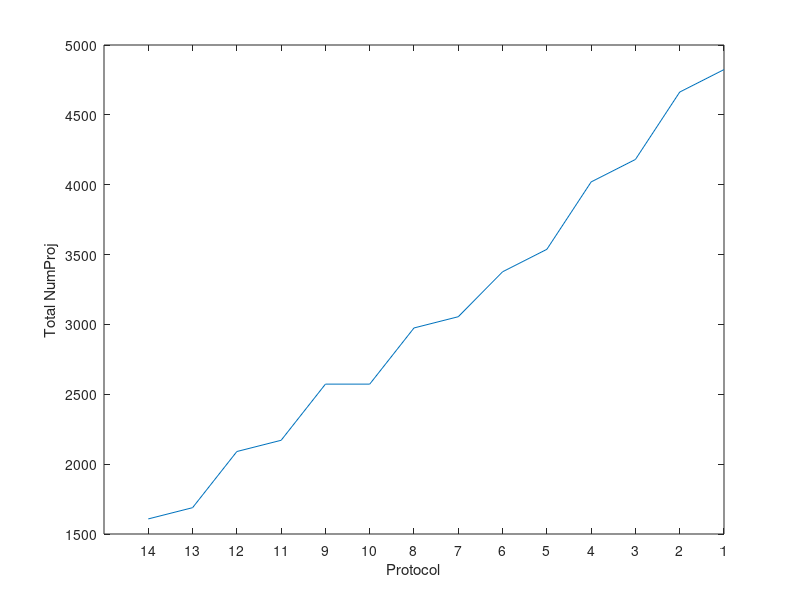

Recreate this plot in MATLAB.
%% takes [NumProj NumProj NumProj] as input and calculates the necessary
%% protocols defined by the user, ranging from MaxQ to MinQ

%% 16.12.2008 - first version
%% 17.12.2008 - sorting now works, groundwork for 5 & 7 subscans
%%             - migrated to fct_v3_SegmentGenerator.m, since this approach seems to work.   


%% reset workspace, start timer
clear;close all;clc;

%% setup
FOV = 1024;
NumProj = round(FOV * pi / 2);
Details = [ NumProj NumProj NumProj ]
MinQ = 40;
MaxQ = 100;
QualityStepWidth = 10;
% LeastQ = 30;    % Cutoff Quality > lower generally doesn't make any sense, except the user says it
% if LeastQ >= MinQ
% 	disp(['since you`ve explicitly set the minimal quality lower than ' ...
%         num2str(LeastQ) '%, i`ve redefined LeastQ to ' num2str(MinQ) '%'])
%     LeastQ = MinQ;
% end

%% calculation
Qualitysteps = (MinQ/100:QualityStepWidth/100:MaxQ/100)'

Protocols = Qualitysteps*Details;

if length(Details)==3
    Protocols = flipud(sort([ Protocols ; [ Protocols(:,1) Protocols(:,2)/2 Protocols(:,1) ]]))
    size(Protocols,1)
elseif length(Details)==5
    disp('not implemented yet')
elseif length(Details)==7
    disp('not implemented yet')
end

%total each row for plotting
TotalSubScans = sum(Protocols,2);
[dummy sortindex] = sort(TotalSubScans);
%% output
plot(TotalSubScans(sortindex));
xlabel('Protocol')
ylabel('Total NumProj')
set(gca,'XTick',[1:size(Protocols,1)])
set(gca,'XTickLabel',sortindex)

%% finish
disp('I`m done with all you`ve asked for...');